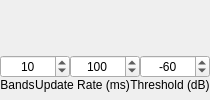
      <widget class="QWidget" name="visualizingTab">
       <attribute name="title">
        <string>Visualizing</string>
       </attribute>
       <layout class="QGridLayout" name="gridLayout_2">
        <property name="leftMargin">
         <number>0</number>
        </property>
        <property name="topMargin">
         <number>0</number>
        </property>
        <property name="rightMargin">
         <number>0</number>
        </property>
        <property name="bottomMargin">
         <number>8</number>
        </property>
        <property name="horizontalSpacing">
         <number>0</number>
        </property>
        <property name="verticalSpacing">
         <number>6</number>
        </property>
        <item row="0" column="0">
         <layout class="QVBoxLayout" name="visualizingLayout">
          <property name="bottomMargin">
           <number>0</number>
          </property>
          <item>
           <widget class="QCustomPlot" name="visualizingCustomPlot" native="true">
            <property name="sizePolicy">
             <sizepolicy hsizetype="Expanding" vsizetype="Preferred">
              <horstretch>0</horstretch>
              <verstretch>0</verstretch>
             </sizepolicy>
            </property>
           </widget>
          </item>
          <item>
           <layout class="QHBoxLayout" name="visualizingControlsLayout">
            <item>
             <widget class="QSpinBox" name="visualizingBandsSpinBox">
              <property name="sizePolicy">
               <sizepolicy hsizetype="Minimum" vsizetype="Fixed">
                <horstretch>0</horstretch>
                <verstretch>0</verstretch>
               </sizepolicy>
              </property>
              <property name="alignment">
               <set>Qt::AlignCenter</set>
              </property>
              <property name="minimum">
               <number>2</number>
              </property>
              <property name="value">
               <number>10</number>
              </property>
             </widget>
            </item>
            <item>
             <widget class="QSpinBox" name="visualizingRateSpinBox">
              <property name="sizePolicy">
               <sizepolicy hsizetype="Minimum" vsizetype="Fixed">
                <horstretch>0</horstretch>
                <verstretch>0</verstretch>
               </sizepolicy>
              </property>
              <property name="alignment">
               <set>Qt::AlignCenter</set>
              </property>
              <property name="minimum">
               <number>20</number>
              </property>
              <property name="maximum">
               <number>2000</number>
              </property>
              <property name="value">
               <number>100</number>
              </property>
             </widget>
            </item>
            <item>
             <widget class="QSpinBox" name="visualizingThresholdSpinBox">
              <property name="sizePolicy">
               <sizepolicy hsizetype="Minimum" vsizetype="Fixed">
                <horstretch>0</horstretch>
                <verstretch>0</verstretch>
               </sizepolicy>
              </property>
              <property name="alignment">
               <set>Qt::AlignCenter</set>
              </property>
              <property name="minimum">
               <number>-100</number>
              </property>
              <property name="maximum">
               <number>30</number>
              </property>
              <property name="value">
               <number>-60</number>
              </property>
             </widget>
            </item>
           </layout>
          </item>
          <item>
           <layout class="QHBoxLayout" name="visualizingControlLabelLayout">
            <item>
             <widget class="QLabel" name="visualizingBandsLabel">
              <property name="sizePolicy">
               <sizepolicy hsizetype="Preferred" vsizetype="Fixed">
                <horstretch>0</horstretch>
                <verstretch>0</verstretch>
               </sizepolicy>
              </property>
              <property name="text">
               <string>Bands</string>
              </property>
              <property name="alignment">
               <set>Qt::AlignCenter</set>
              </property>
             </widget>
            </item>
            <item>
             <widget class="QLabel" name="visualizingRateLabel">
              <property name="sizePolicy">
               <sizepolicy hsizetype="Preferred" vsizetype="Fixed">
                <horstretch>0</horstretch>
                <verstretch>0</verstretch>
               </sizepolicy>
              </property>
              <property name="text">
               <string>Update Rate (ms)</string>
              </property>
              <property name="alignment">
               <set>Qt::AlignCenter</set>
              </property>
             </widget>
            </item>
            <item>
             <widget class="QLabel" name="visualizingThresholdLabel">
              <property name="sizePolicy">
               <sizepolicy hsizetype="Preferred" vsizetype="Fixed">
                <horstretch>0</horstretch>
                <verstretch>0</verstretch>
               </sizepolicy>
              </property>
              <property name="text">
               <string>Threshold (dB)</string>
              </property>
              <property name="alignment">
               <set>Qt::AlignCenter</set>
              </property>
             </widget>
            </item>
           </layout>
          </item>
         </layout>
        </item>
       </layout>
      </widget>
